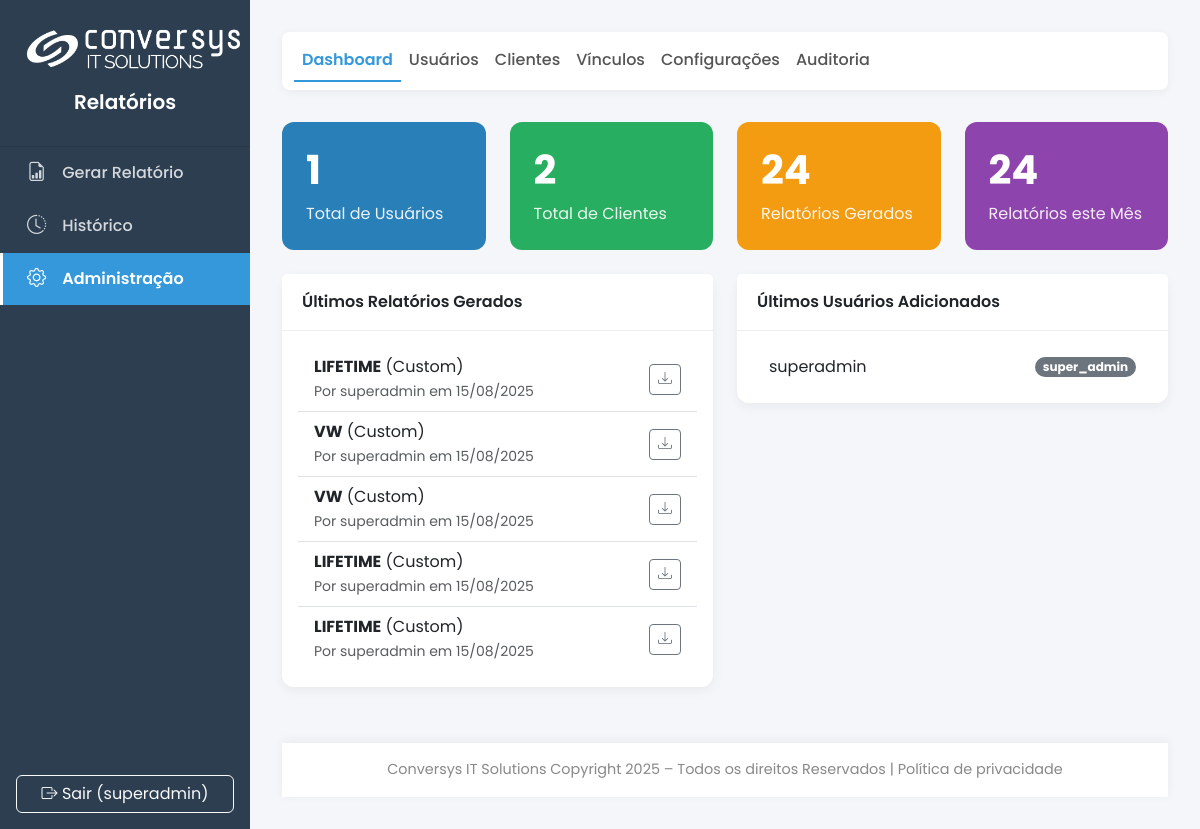
The page /admin (signed in) on the database its author committed.
### main.py (models this page shows, shortened)
class SystemConfig(db.Model):
    id = db.Column(db.Integer, primary_key=True)
    company_name = db.Column(db.String(100), default="Conversys IT Solutions")
    footer_text = db.Column(db.String(255), default=f"Conversys IT Solutions Copyright {dt.datetime.now().year} – Todos os direitos Reservados | Política de privacidade")
    primary_color = db.Column(db.String(7), default="#2c3e50")
    secondary_color = db.Column(db.String(7), default="#3498db")
    logo_dark_bg_path = db.Column(db.String(255), nullable=True)
    logo_light_bg_path = db.Column(db.String(255), nullable=True)
    logo_size = db.Column(db.Integer, default=50)
    login_media_path = db.Column(db.String(255), nullable=True)
    login_media_fill_mode = db.Column(db.String(10), default='cover')
    login_media_bg_color = db.Column(db.String(7), default='#2c3e50')
    report_cover_path = db.Column(db.String(255), nullable=True)
    report_final_page_path = db.Column(db.String(255), nullable=True)

class User(UserMixin, db.Model):
    id = db.Column(db.Integer, primary_key=True)
    username = db.Column(db.String(64), unique=True, nullable=False)
    password_hash = db.Column(db.String(256))
    role_id = db.Column(db.Integer, db.ForeignKey('role.id'), nullable=False)
    role = db.relationship('Role', backref='users')
    reports = db.relationship('Report', backref='author', lazy=True)
    clients = db.relationship('Client', secondary=user_client_association, lazy='subquery',
                              backref=db.backref('users', lazy=True))
    def has_role(self, role_name): return self.role.name == role_name

class Report(db.Model):
    id = db.Column(db.Integer, primary_key=True)
    filename = db.Column(db.String(255), unique=True, nullable=False)
    file_path = db.Column(db.String(255), nullable=False)
    created_at = db.Column(db.DateTime, default=dt.datetime.utcnow)
    reference_month = db.Column(db.String(7), nullable=False)
    user_id = db.Column(db.Integer, db.ForeignKey('user.id'), nullable=False)
    client_id = db.Column(db.Integer, db.ForeignKey('client.id'), nullable=False)
    report_type = db.Column(db.String(50), default='custom', nullable=False)

class Client(db.Model):
    id = db.Column(db.Integer, primary_key=True)
    name = db.Column(db.String(100), unique=True, nullable=False)
    sla_contract = db.Column(db.Float, nullable=False, default=99.9)
    logo_path = db.Column(db.String(255), nullable=True)
    reports = db.relationship('Report', backref='client', lazy=True, cascade="all, delete-orphan")
    zabbix_groups = db.relationship('ClientZabbixGroup', backref='client', lazy=True, cascade="all, delete-orphan")

class Role(db.Model):
    id = db.Column(db.Integer, primary_key=True)
    name = db.Column(db.String(50), unique=True, nullable=False)

### main.py (the view)
@app.route('/admin')
@admin_required
def admin_dashboard():
    stats = {
        'users': User.query.count(),
        'clients': Client.query.count(),
        'reports_total': Report.query.count(),
        'reports_month': Report.query.filter(Report.created_at >= dt.datetime.now().replace(day=1)).count()
    }
    latest_reports = Report.query.order_by(Report.created_at.desc()).limit(5).all()
    latest_users = User.query.order_by(User.id.desc()).limit(5).all()
    return render_template('dashboard.html', title="Dashboard Admin", stats=stats, latest_reports=latest_reports, latest_users=latest_users)

### main.py (called while the page is built)
@login_manager.user_loader
def load_user(user_id):
    return db.session.get(User, int(user_id))

@app.before_request
def before_request_func():
    g.sys_config = SystemConfig.query.first()

def admin_required(f):
    @wraps(f)
    @login_required
    def decorated_function(*args, **kwargs):
        if not (current_user.has_role('admin') or current_user.has_role('super_admin')):
            flash('Acesso negado. Você não tem permissão para acessar esta área.', 'danger')
            return redirect(url_for('gerar_form'))
        return f(*args, **kwargs)
    return decorated_function

def get_text_color_for_bg(hex_color):
    try:
        hex_color = hex_color.lstrip('#')
        r, g, b = tuple(int(hex_color[i:i+2], 16) for i in (0, 2, 4))
        luminance = (0.299 * r + 0.587 * g + 0.114 * b) / 255
        return '#212529' if luminance > 0.6 else '#ffffff'
    except (ValueError, TypeError):
        return '#ffffff'

### templates/dashboard.html (shortened to what this page needs)
{% extends 'admin/base.html' %}
{% block admin_content %}
<div class="row">
    <div class="col-md-6 col-xl-3 mb-4">
        <div class="stat-card" style="background-color: #2980b9;">
            <h3>{{ stats.users }}</h3><p>Total de Usuários</p>
        </div>
    </div>
    <div class="col-md-6 col-xl-3 mb-4">
        <div class="stat-card" style="background-color: #27ae60;">
            <h3>{{ stats.clients }}</h3><p>Total de Clientes</p>
        </div>
    </div>
    <div class="col-md-6 col-xl-3 mb-4">
        <div class="stat-card" style="background-color: #f39c12;">
            <h3>{{ stats.reports_total }}</h3><p>Relatórios Gerados</p>
        </div>
    </div>
    <div class="col-md-6 col-xl-3 mb-4">
        <div class="stat-card" style="background-color: #8e44ad;">
            <h3>{{ stats.reports_month }}</h3><p>Relatórios este Mês</p>
        </div>
    </div>
</div>
<div class="row">
    <div class="col-lg-6 mb-4">
        <div class="card">
            <div class="card-header">Últimos Relatórios Gerados</div>
            <div class="card-body">
                <ul class="list-group list-group-flush">
                {% for report in latest_reports %}
                    <li class="list-group-item d-flex justify-content-between align-items-center">
                        <div><strong>{{ report.client.name }}</strong> ({{ report.report_type.replace('_', ' ')|title }})<br><small class="text-muted">Por {{ report.author.username }} em {{ report.created_at.strftime('%d/%m/%Y') }}</small></div>
                        <a href="{{ url_for('download_report', report_id=report.id) }}" class="btn btn-sm btn-outline-secondary"><i class="bi bi-download"></i></a>
                    </li>
                {% else %}
                    <li class="list-group-item text-center text-muted">Nenhum relatório gerado ainda.</li>
                {% endfor %}
                </ul>
            </div>
        </div>
    </div>
    <div class="col-lg-6 mb-4">
        <div class="card">
            <div class="card-header">Últimos Usuários Adicionados</div>
            <div class="card-body">
                <ul class="list-group list-group-flush">
                {% for user in latest_users %}
                    <li class="list-group-item d-flex justify-content-between align-items-center">
                        {{ user.username }}
                        <span class="badge bg-secondary rounded-pill">{{ user.role.name }}</span>
                    </li>
                {% else %}
                    <li class="list-group-item text-center text-muted">Nenhum usuário recente.</li>
                {% endfor %}
                </ul>
            </div>
        </div>
    </div>
</div>
{% endblock %}

### templates/base.html (shortened to what this page needs)
<!DOCTYPE html>
<html lang="pt-BR"><head><link href="https://cdn.jsdelivr.net/npm/bootstrap@5.3.3/dist/css/bootstrap.min.css" rel="stylesheet"><link href="https://cdn.jsdelivr.net/npm/bootstrap-icons@1.11.3/font/bootstrap-icons.min.css" rel="stylesheet">
<style>
{% set sidebar_text_color = g.sys_config.primary_color | text_color_for_bg %}
:root { --primary-color: {{ g.sys_config.primary_color | default('#2c3e50') }}; --secondary-color: {{ g.sys_config.secondary_color | default('#3498db') }}; --bg-light: #f4f6f9; --sidebar-width: 250px; }
html, body { height: 100%; }
body { font-family: 'Poppins', sans-serif; background-color: var(--bg-light); display: flex; flex-direction: column; }
.wrapper { display: flex; flex-grow: 1; }
.sidebar { width: var(--sidebar-width); min-height: 100vh; background: var(--primary-color); transition: margin-left 0.3s; display: flex; flex-direction: column; flex-shrink: 0; }
#content { flex-grow: 1; padding: 2rem; display: flex; flex-direction: column; }
.main-content { flex-grow: 1; }
.sidebar-header { padding: 1.5rem; text-align: center; border-bottom: 1px solid rgba(0,0,0,0.1); }
.sidebar-header .logo { display: block; margin: 0 auto; }
.sidebar-header h5 { color: {{ sidebar_text_color }}; font-weight: 600; margin-top: 1rem; }
.sidebar .nav-link { color: {{ sidebar_text_color }}; opacity: 0.8; padding: 0.75rem 1.5rem; display: flex; align-items: center; font-weight: 500; border-left: 3px solid transparent; transition: all 0.2s ease; }
.sidebar .nav-link i { margin-right: 1rem; font-size: 1.2rem; }
.sidebar .nav-link:hover { color: {{ sidebar_text_color }}; opacity: 1; background-color: rgba(0,0,0,0.1); }
.sidebar .nav-link.active { color: #fff; opacity: 1; background-color: var(--secondary-color); border-left-color: #fff; font-weight: 600; }
.top-navbar { background-color: #fff; border-radius: 0.5rem; box-shadow: 0 2px 10px rgba(0,0,0,0.05); margin-bottom: 2rem; }
.top-navbar .nav-link { color: #555; font-weight: 500; }
.top-navbar .nav-link.active { color: var(--secondary-color); font-weight: 600; border-bottom: 2px solid var(--secondary-color); }
.card { border: none; border-radius: 0.75rem; box-shadow: 0 4px 12px rgba(0,0,0,0.05); }
.card-header { background-color: #fff; border-bottom: 1px solid #eee; font-weight: 600; padding: 1rem 1.25rem; }
.footer { text-align: center; padding: 1rem; color: #888; font-size: 0.9em; background-color: #fff; box-shadow: 0 -2px 10px rgba(0,0,0,0.05); margin-top: 2rem; }
.stat-card { color: white; border-radius: 0.75rem; padding: 1.5rem; }
.stat-card h3 { font-size: 2.5rem; font-weight: 700; }
.stat-card p { margin: 0; opacity: 0.9; }
</style></head>
<body><div class="wrapper">
<nav class="sidebar">
<div><div class="sidebar-header">
{% if g.sys_config.logo_dark_bg_path %}
    <img src="{{ url_for('uploaded_file', filename=g.sys_config.logo_dark_bg_path) }}" alt="Logo" class="logo" style="max-height: {{ g.sys_config.logo_size }}px;">
{% endif %}
<h5>{{ g.sys_config.company_name }}</h5></div>
<ul class="nav flex-column">
<li class="nav-item"><a class="nav-link {% if request.endpoint == 'gerar_form' %}active{% endif %}" href="{{ url_for('gerar_form') }}"><i class="bi bi-file-earmark-bar-graph"></i> Gerar Relatório</a></li>
<li class="nav-item"><a class="nav-link {% if request.endpoint == 'history' %}active{% endif %}" href="{{ url_for('history') }}"><i class="bi bi-clock-history"></i> Histórico</a></li>
{% if not current_user.has_role('client') %}
<li class="nav-item"><a class="nav-link {% if 'admin' in request.endpoint %}active{% endif %}" href="{{ url_for('admin_dashboard') }}"><i class="bi bi-gear"></i> Administração</a></li>
{% endif %}
</ul></div>
<div class="mt-auto p-3"><a href="{{ url_for('logout') }}" class="btn btn-outline-light w-100"><i class="bi bi-box-arrow-right"></i> Sair ({{ current_user.username }})</a></div>
</nav>
<main id="content">
<div class="main-content">
{% block content %}{% endblock %}
</div>
<footer class="footer">{{ g.sys_config.footer_text|safe }}</footer>
</main></div>
</body></html>

### rows shown on the page
SystemConfig: logo_dark_bg_path (picture), sys_config.company_name "Relatórios", sys_config.footer_text "Conversys IT Solutions Copyright 2025 – Todos os direitos Reservados | Política de privacidade"
User: username "superadmin", role.name "super_admin"
Report: client.name "LIFETIME", report_type.replace "Custom", author.username "superadmin", created_at "15/08/2025"
Report: client.name "VW", report_type.replace "Custom", author.username "superadmin", created_at "15/08/2025"
Report: client.name "VW", report_type.replace "Custom", author.username "superadmin", created_at "15/08/2025"
Report: client.name "LIFETIME", report_type.replace "Custom", author.username "superadmin", created_at "15/08/2025"
Report: client.name "LIFETIME", report_type.replace "Custom", author.username "superadmin", created_at "15/08/2025"

### other values the page prints
{{ stats.users }} "1"
{{ stats.clients }} "2"
{{ stats.reports_total }} "24"
{{ stats.reports_month }} "24"
